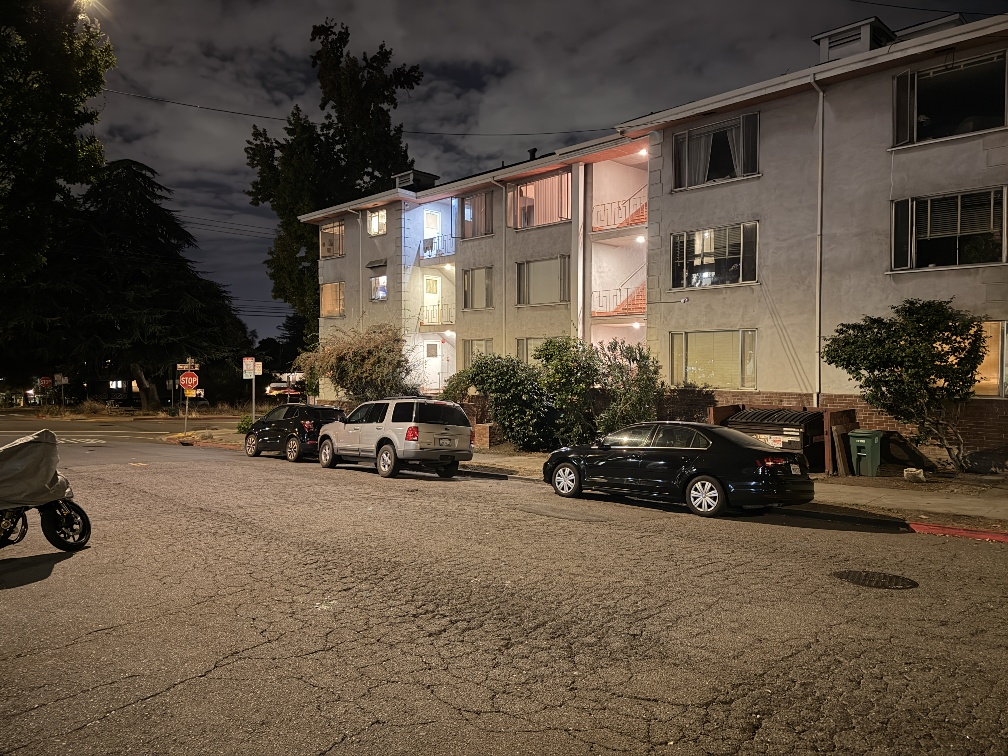
#> input picture project3/images/im8.JPG, 1008 x 756 px
$ python resize.py
#> lines starting #> are read from the running program, lines starting #| are printed output that depends on the picture
import cv2


im1 = cv2.imread("./images/im8.JPG")
#> im1 is the input picture: shape (756, 1008, 3); mean B, G, R 62.9, 77.2, 90

im1_resized = cv2.resize(im1, None, fx=0.25, fy=0.25)
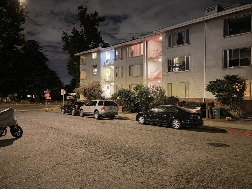
#> im1_resized: shape (189, 252, 3); mean B, G, R 63.2, 77.5, 90.3

cv2.imwrite("im8.JPG", im1_resized)

im2 = cv2.imread("./images/im9.JPG")
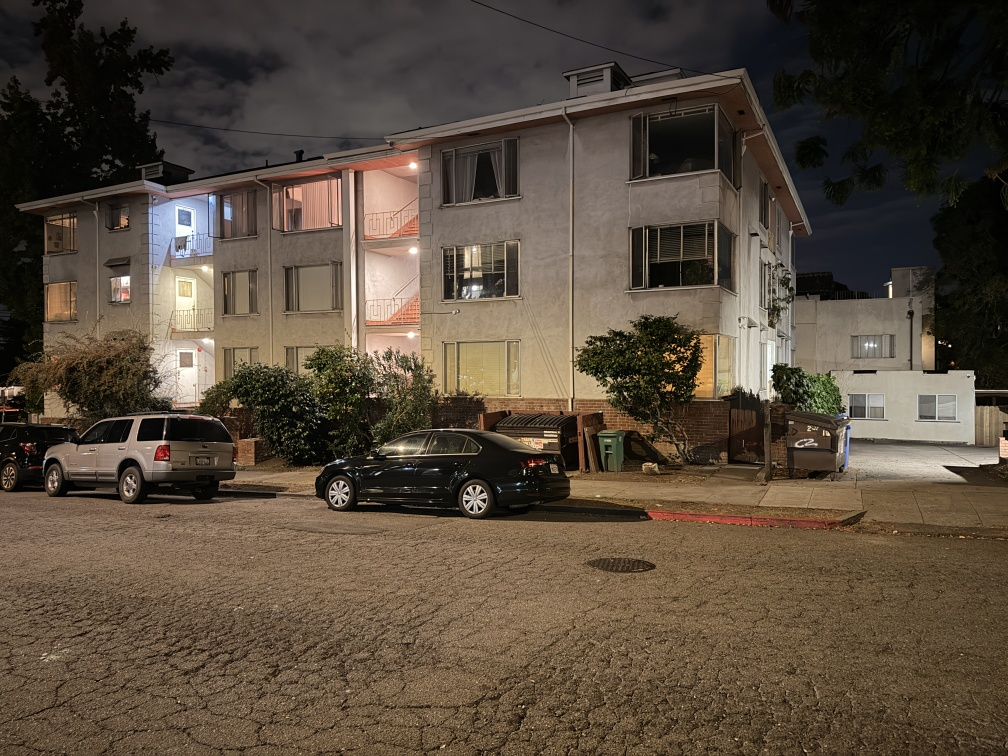
#> input picture project3/images/im9.JPG, 1008 x 756 px
#> im2 is the input picture: shape (756, 1008, 3); mean B, G, R 61.1, 75.4, 88.5

im2_resized = cv2.resize(im2, None, fx=0.25, fy=0.25, interpolation=cv2.INTER_AREA)
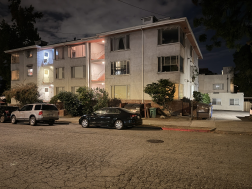
#> im2_resized: shape (189, 252, 3); mean B, G, R 61.1, 75.4, 88.5

cv2.imwrite("im9.JPG", im2_resized)
